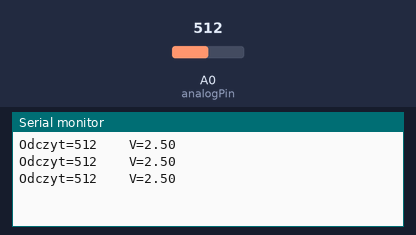
This sketch was run on a simulated Arduino Uno, built with avr-gcc and run on an emulated ATmega328P. Shown: the last lines printed to the serial monitor. The inputs (shaded band) are chosen by the test bench; at power-on: A0 (analogPin) = 512.

Above: at 1.3 s.
1.4 s: A0 (analogPin) set to 716
At 1.9 s:
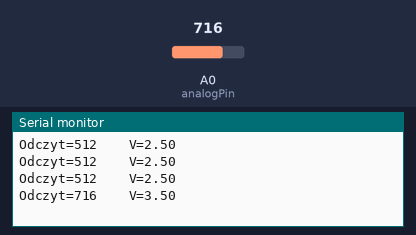
2.9 s: A0 (analogPin) set to 900
At 3.4 s:
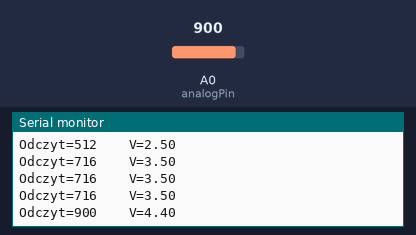
Timing chart, 0 to 5.9 s (numbered marks = the images above; inputs shaded):
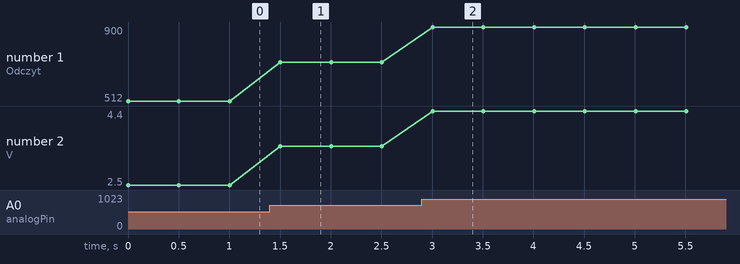

The sketch:

szkic_06_09.ino
```cpp
//szkic 06.09.

const int analogPin = 0;

void setup()
{
  Serial.begin(9600);
}

void loop()
{
  int reading = analogRead(analogPin);
  float voltage = reading / 204.6;
  Serial.print("Odczyt=");
  Serial.print(reading);
  Serial.print("\t\tV=");
  Serial.println(voltage);
  delay(500);
}
```

Measured:
- after the input at 1.4 s, the serial monitor: prints a new line after 0.10 s (image 1)
- after the input at 2.9 s, the serial monitor: prints a new line after 0.10 s (image 2)
- plotted number 1: 512 → 716 after the input at 1.4 s, 716 → 900 after the input at 2.9 s
- plotted number 2: 2.5 → 3.5 after the input at 1.4 s, 3.5 → 4.4 after the input at 2.9 s
